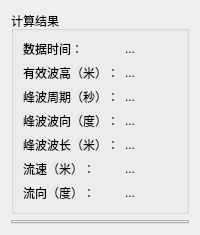
       <widget class="QFrame" name="frame_2">
        <property name="frameShape">
         <enum>QFrame::NoFrame</enum>
        </property>
        <property name="frameShadow">
         <enum>QFrame::Plain</enum>
        </property>
        <property name="lineWidth">
         <number>2</number>
        </property>
        <layout class="QVBoxLayout" name="verticalLayout" stretch="5,5">
         <item>
          <widget class="QGroupBox" name="groupBox">
           <property name="title">
            <string>计算结果</string>
           </property>
           <layout class="QGridLayout" name="gridLayout_9">
            <item row="4" column="0" colspan="2">
             <widget class="QLabel" name="label_36">
              <property name="styleSheet">
               <string notr="true">font: 75 12pt &quot;Microsoft YaHei UI&quot;;</string>
              </property>
              <property name="text">
               <string>峰波波长（米）：</string>
              </property>
             </widget>
            </item>
            <item row="0" column="2" colspan="3">
             <widget class="QLabel" name="item1V">
              <property name="styleSheet">
               <string notr="true">font: 75 12pt &quot;Microsoft YaHei UI&quot;;</string>
              </property>
              <property name="text">
               <string>...</string>
              </property>
             </widget>
            </item>
            <item row="0" column="0" colspan="2">
             <widget class="QLabel" name="label_32">
              <property name="styleSheet">
               <string notr="true">font: 75 12pt &quot;Microsoft YaHei UI&quot;;</string>
              </property>
              <property name="text">
               <string>数据时间：</string>
              </property>
             </widget>
            </item>
            <item row="2" column="2" colspan="3">
             <widget class="QLabel" name="item22V">
              <property name="styleSheet">
               <string notr="true">font: 75 12pt &quot;Microsoft YaHei UI&quot;;</string>
              </property>
              <property name="text">
               <string>...</string>
              </property>
             </widget>
            </item>
            <item row="2" column="0" colspan="2">
             <widget class="QLabel" name="label_34">
              <property name="styleSheet">
               <string notr="true">font: 75 12pt &quot;Microsoft YaHei UI&quot;;</string>
              </property>
              <property name="text">
               <string>峰波周期（秒）：</string>
              </property>
             </widget>
            </item>
            <item row="6" column="0" colspan="2">
             <widget class="QLabel" name="label_38">
              <property name="styleSheet">
               <string notr="true">font: 75 12pt &quot;Microsoft YaHei UI&quot;;</string>
              </property>
              <property name="text">
               <string>流向（度）：</string>
              </property>
             </widget>
            </item>
            <item row="1" column="0" colspan="2">
             <widget class="QLabel" name="label_33">
              <property name="styleSheet">
               <string notr="true">font: 75 12pt &quot;Microsoft YaHei UI&quot;;</string>
              </property>
              <property name="text">
               <string>有效波高（米）：</string>
              </property>
             </widget>
            </item>
            <item row="4" column="2" colspan="3">
             <widget class="QLabel" name="item32V">
              <property name="styleSheet">
               <string notr="true">font: 75 12pt &quot;Microsoft YaHei UI&quot;;</string>
              </property>
              <property name="text">
               <string>...</string>
              </property>
             </widget>
            </item>
            <item row="5" column="2" colspan="3">
             <widget class="QLabel" name="item41V">
              <property name="styleSheet">
               <string notr="true">font: 75 12pt &quot;Microsoft YaHei UI&quot;;</string>
              </property>
              <property name="text">
               <string>...</string>
              </property>
             </widget>
            </item>
            <item row="1" column="2" colspan="3">
             <widget class="QLabel" name="item21V">
              <property name="styleSheet">
               <string notr="true">font: 75 12pt &quot;Microsoft YaHei UI&quot;;</string>
              </property>
              <property name="text">
               <string>...</string>
              </property>
             </widget>
            </item>
            <item row="3" column="0" colspan="2">
             <widget class="QLabel" name="label_35">
              <property name="styleSheet">
               <string notr="true">font: 75 12pt &quot;Microsoft YaHei UI&quot;;</string>
              </property>
              <property name="text">
               <string>峰波波向（度）：</string>
              </property>
             </widget>
            </item>
            <item row="5" column="0" colspan="2">
             <widget class="QLabel" name="label_37">
              <property name="styleSheet">
               <string notr="true">font: 75 12pt &quot;Microsoft YaHei UI&quot;;</string>
              </property>
              <property name="text">
               <string>流速（米）：</string>
              </property>
             </widget>
            </item>
            <item row="6" column="2" colspan="3">
             <widget class="QLabel" name="item42V">
              <property name="styleSheet">
               <string notr="true">font: 75 12pt &quot;Microsoft YaHei UI&quot;;</string>
              </property>
              <property name="text">
               <string>...</string>
              </property>
             </widget>
            </item>
            <item row="3" column="2" colspan="3">
             <widget class="QLabel" name="item31V">
              <property name="styleSheet">
               <string notr="true">font: 75 12pt &quot;Microsoft YaHei UI&quot;;</string>
              </property>
              <property name="text">
               <string>...</string>
              </property>
             </widget>
            </item>
           </layout>
          </widget>
         </item>
         <item>
          <widget class="QTabWidget" name="tabwidget">
           <property name="styleSheet">
            <string notr="true">background-color: rgb(236, 236, 236);</string>
           </property>
           <property name="currentIndex">
            <number>-1</number>
           </property>
          </widget>
         </item>
        </layout>
       </widget>
